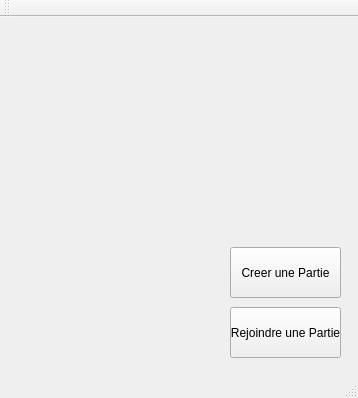
<?xml version="1.0" encoding="UTF-8"?>
<ui version="4.0">
 <class>QBomberMan</class>
 <widget class="QMainWindow" name="QBomberMan">
  <property name="geometry">
   <rect>
    <x>0</x>
    <y>0</y>
    <width>358</width>
    <height>398</height>
   </rect>
  </property>
  <property name="minimumSize">
   <size>
    <width>358</width>
    <height>398</height>
   </size>
  </property>
  <property name="maximumSize">
   <size>
    <width>358</width>
    <height>398</height>
   </size>
  </property>
  <property name="windowTitle">
   <string>QBomberMan++ - Accueil</string>
  </property>
  <widget class="QWidget" name="centralWidget">
   <widget class="QPushButton" name="creerPartie">
    <property name="geometry">
     <rect>
      <x>230</x>
      <y>230</y>
      <width>111</width>
      <height>51</height>
     </rect>
    </property>
    <property name="cursor">
     <cursorShape>PointingHandCursor</cursorShape>
    </property>
    <property name="text">
     <string>Creer une Partie</string>
    </property>
   </widget>
   <widget class="QPushButton" name="rejoindrePartie">
    <property name="geometry">
     <rect>
      <x>230</x>
      <y>290</y>
      <width>111</width>
      <height>51</height>
     </rect>
    </property>
    <property name="cursor">
     <cursorShape>PointingHandCursor</cursorShape>
    </property>
    <property name="text">
     <string>Rejoindre une Partie</string>
    </property>
   </widget>
  </widget>
  <widget class="QMenuBar" name="menuBar">
   <property name="geometry">
    <rect>
     <x>0</x>
     <y>0</y>
     <width>358</width>
     <height>21</height>
    </rect>
   </property>
  </widget>
  <widget class="QToolBar" name="mainToolBar">
   <attribute name="toolBarArea">
    <enum>TopToolBarArea</enum>
   </attribute>
   <attribute name="toolBarBreak">
    <bool>false</bool>
   </attribute>
  </widget>
  <widget class="QStatusBar" name="statusBar"/>
 </widget>
 <layoutdefault spacing="6" margin="11"/>
 <resources/>
 <connections/>
</ui>
